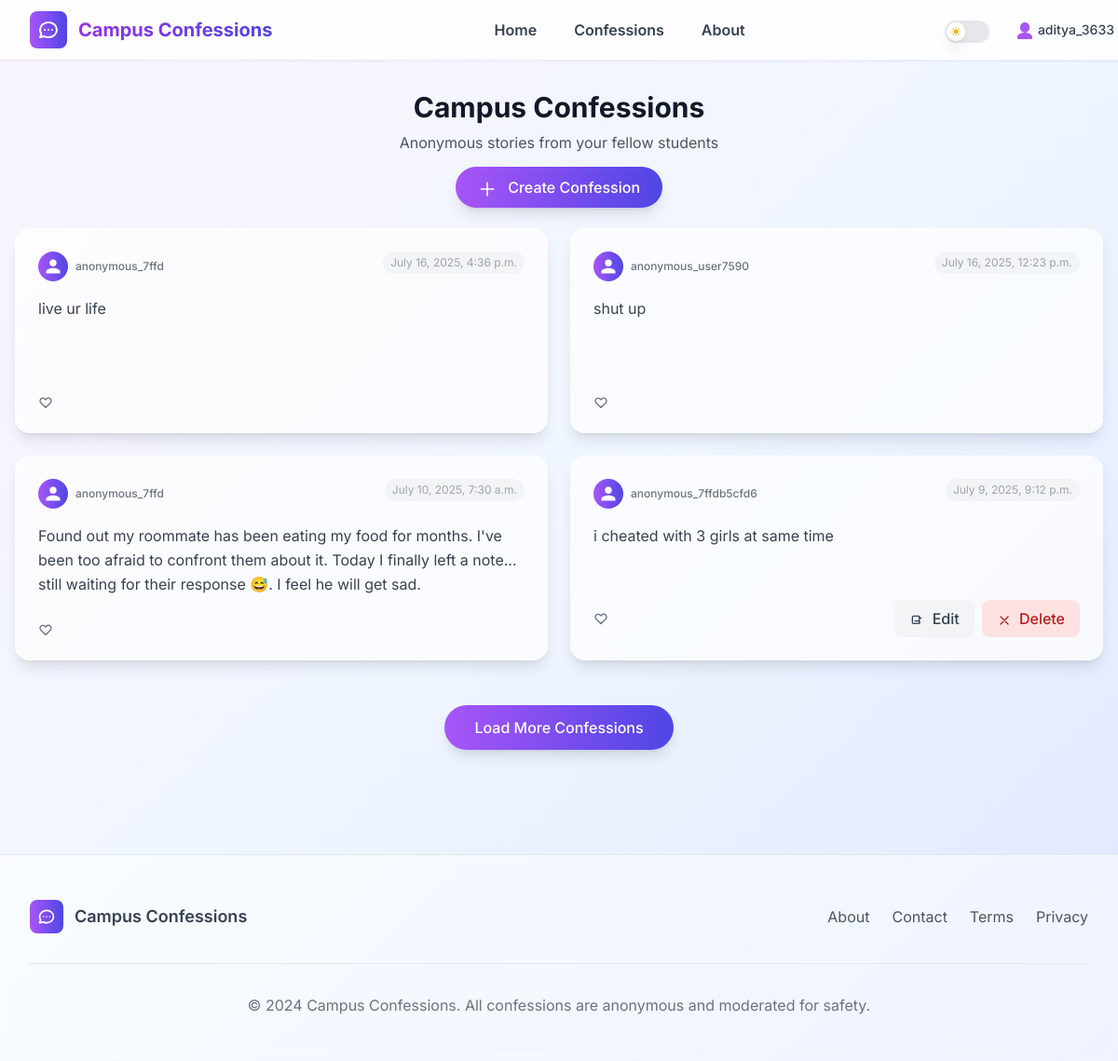
/confessions/confessions/ (signed in), run on the app's committed database.
### confessions/models.py (models this page shows, shortened)
class Confession(models.Model):
    user = models.ForeignKey(User, on_delete=models.CASCADE)
    content = models.TextField()
    created_at = models.DateTimeField(auto_now_add=True)
    likes = models.PositiveIntegerField(default=0)

### accounts/models.py (models this page shows, shortened)
class Profile(models.Model):
    user = models.OneToOneField(User, on_delete=models.CASCADE)
    college = models.CharField(max_length=100)
    anonymous_id = models.CharField(max_length=100, unique=True, blank=True, null=True, help_text="A unique anonymous ID for the user.")

### confessions/views.py (the view)
# urls.py: path("confessions/",include("confessions.urls"))
def confessions(request):
    all_confessions=Confession.objects.all().order_by('-created_at')
    if request.GET.get("create"):
        return render(request, 'confessions/confessions.html',
                      {"confessions":all_confessions,
                       "show_modal":True,
                       "confession":None})
    if request.GET.get("edit"):
        confession=Confession.objects.get(id=request.GET.get("edit"))
        return render(request, 'confessions/confessions.html',
                      {"confessions":all_confessions,
                       "show_modal":True,
                       "confession":confession})
    return render(request, 'confessions/confessions.html',{"confessions":all_confessions})

### templates/confessions/confessions.html (shortened to what this page needs)
{% extends "base.html" %}
{% block content %}
<div class="max-w-7xl mx-auto px-2 sm:px-4 md:px-6 lg:px-4 xl:px-0 py-8">
    <div class="text-center mb-8">
        <h1 class="text-3xl font-bold text-gray-900 dark:text-white mb-2">Campus Confessions</h1>
        <p class="text-gray-600 dark:text-gray-400 mb-6">Anonymous stories from your fellow students</p>
             <a href="?create=true" type="submit" id="createConfessionBtn" class="bg-gradient-to-r from-purple-500 to-indigo-600 text-white px-6 py-3 rounded-full font-medium hover:from-purple-600 hover:to-indigo-700 transform hover:scale-105 transition-all duration-200 shadow-lg hover:shadow-xl">
                 <svg class="w-5 h-5 inline-block mr-2" fill="none" stroke="currentColor" viewBox="0 0 24 24">
                     <path stroke-linecap="round" stroke-linejoin="round" stroke-width="2" d="M12 4v16m8-8H4"/>
                 </svg>
                 Create Confession
             </a>
    </div>
    <div class="grid grid-cols-1 lg:grid-cols-2 gap-6">
        {% for confession in confessions %}
        <div class="confession-card bg-white/70 dark:bg-gray-800/70 backdrop-blur-sm rounded-2xl p-6 shadow-lg hover:shadow-2xl dark:hover:shadow-purple-500/10 transition-all duration-300 transform hover:-translate-y-2 border border-white/50 dark:border-gray-700/50 hover:border-purple-200 dark:hover:border-purple-500/30 flex flex-col h-full min-h-[220px]">
            <div class="flex-1 flex flex-col">
                <div class="flex items-start justify-between mb-4">
                    <div class="flex items-center space-x-2">
                        <div class="w-8 h-8 bg-gradient-to-r from-purple-500 to-indigo-600 rounded-full flex items-center justify-center">
                            <svg class="w-5 h-5 text-white" fill="currentColor" viewBox="0 0 24 24">
                                <path d="M12 12c2.7 0 4.5-1.8 4.5-4.5S14.7 3 12 3 7.5 4.8 7.5 7.5 9.3 12 12 12zm0 2c-3 0-9 1.5-9 4.5V21h18v-2.5c0-3-6-4.5-9-4.5z"/>
                            </svg>
                        </div>
                        <span class="text-xs text-gray-500 dark:text-gray-400 font-medium">{{confession.user.profile.anonymous_id}}</span>
                    </div>
                    <span class="text-xs text-gray-400 dark:text-gray-500 bg-gray-100 dark:bg-gray-700 px-2 py-1 rounded-full transition-colors duration-300">{{confession.created_at}}</span>
                </div>
                <p class="text-gray-700 dark:text-gray-200 leading-relaxed transition-colors duration-300">
                    {{confession.content}}
                </p>
            </div>
            <div class="mt-4 flex items-center justify-between">
                <div class="flex items-center space-x-2">
                    <button class="flex items-center space-x-1 text-gray-500 dark:text-gray-400 hover:text-red-500 dark:hover:text-red-400 transition-colors group">
                    </button>
                </div>
                <div class="flex items-center space-x-2">
                    {% if confession.user == request.user %}
                    <a href="?edit={{confession.id}}" class="px-4 py-2 rounded-lg bg-gray-100 dark:bg-gray-700 text-gray-700 dark:text-gray-300 hover:bg-purple-100 dark:hover:bg-purple-900/30 font-medium transition-all duration-200">
                        <svg class="w-4 h-4 inline-block mr-1" fill="none" stroke="currentColor" viewBox="0 0 24 24">
                            <path stroke-linecap="round" stroke-linejoin="round" stroke-width="2" d="M15.232 5.232l3.536 3.536M9 13h6m2 2a2 2 0 01-2 2H7a2 2 0 01-2-2V7a2 2 0 012-2h7a2 2 0 012 2v8z" />
                        </svg>
                        Edit
                    </a>
                    <a href="{% url 'delete_confession' confession.id %}" class="px-4 py-2 rounded-lg bg-red-100 dark:bg-red-900/30 text-red-700 dark:text-red-300 hover:bg-red-200 dark:hover:bg-red-900/50 font-medium transition-all duration-200">
                        <svg class="w-4 h-4 inline-block mr-1" fill="none" stroke="currentColor" viewBox="0 0 24 24">
                            <path stroke-linecap="round" stroke-linejoin="round" stroke-width="2" d="M6 18L18 6M6 6l12 12" />
                        </svg>
                        Delete
                    </a>
                    {% endif %}
                </div>
            </div>
        </div>
        {% endfor %}
    </div>
    <div class="text-center mt-12">
        <button class="bg-gradient-to-r from-purple-500 to-indigo-600 text-white px-8 py-3 rounded-full font-medium hover:from-purple-600 hover:to-indigo-700 transform hover:scale-105 transition-all duration-200 shadow-lg hover:shadow-xl">
            Load More Confessions
        </button>
    </div>
</div>
{% endblock %}

### templates/base.html (shortened to what this page needs)
<!DOCTYPE html>
<html lang="en">
</head>
    <script src="https://cdn.tailwindcss.com"></script>
    {% load static %}
    <link rel="stylesheet" href="{% static 'css/main.css' %}">
</head>
<body class="font-inter bg-gradient-to-br from-purple-50 via-blue-50 to-indigo-100 dark:from-black dark:via-slate-900 dark:to-black min-h-screen transition-all duration-300">
    <nav class="bg-white/80 dark:bg-slate-800 backdrop-blur-md shadow-sm sticky top-0 z-50 border-b border-purple-100 dark:border-purple-800 transition-all duration-300">
        <div class="max-w-7xl mx-auto px-4 sm:px-6 lg:px-8">
            <div class="flex justify-between items-center h-16">
                <div class="flex items-center">
                    <div class="flex-shrink-0 flex items-center">
                        <div class="bg-gradient-to-r from-purple-500 to-indigo-600 rounded-lg p-2 mr-3">
                        </div>
                        <h1 class="text-xl font-bold bg-gradient-to-r from-purple-600 to-indigo-600 bg-clip-text text-transparent">
                        </h1>
                    </div>
                </div>
                <div class="hidden md:block flex-1">
                    <div class="ml-10 flex flex-wrap items-center gap-x-4 gap-y-2 justify-center md:justify-between w-full">
                        <div class="flex flex-wrap gap-x-4 gap-y-2 items-center justify-center md:justify-center flex-1">
                            <a href="{% url 'home' %}" class="text-gray-700 dark:text-gray-300 hover:text-purple-600 dark:hover:text-purple-400 px-3 py-2 rounded-md text-base font-semibold transition-colors duration-200">Home</a>
                            <a href="{% url 'confession' %}" class="text-gray-700 dark:text-gray-300 hover:text-purple-600 dark:hover:text-purple-400 px-3 py-2 rounded-md text-base font-semibold transition-colors duration-200">Confessions</a>
                            <a href="#about" class="text-gray-700 dark:text-gray-300 hover:text-purple-600 dark:hover:text-purple-400 px-3 py-2 rounded-md text-base font-semibold transition-colors duration-200">About</a>
                        </div>
                        <button id="theme-toggle" class="relative flex items-center justify-center w-12 h-6 bg-gray-200 dark:bg-gray-700 rounded-full transition-all duration-300 hover:scale-105 focus:outline-none focus:ring-2 focus:ring-purple-500 focus:ring-offset-2 dark:focus:ring-offset-gray-800 align-middle self-center order-2 md:order-none" aria-label="Toggle theme" style="min-width:3rem; min-height:1.5rem; top:0.1rem; position:relative;">
                            <div id="theme-toggle-dot" class="absolute flex items-center justify-center w-5 h-5 bg-white dark:bg-gray-800 rounded-full shadow-lg transform transition-all duration-300 -translate-x-3 dark:translate-x-3">
                            </div>
                        </button>
                        {% if request.user.is_authenticated %}
                        <div class="relative group flex items-center self-center order-3 md:order-none">
                            <div class="flex items-center text-gray-700 dark:text-gray-300 hover:text-purple-600 dark:hover:text-purple-400 px-3 py-2 rounded-md text-sm font-medium transition-colors duration-200 cursor-pointer">
                                <svg class="w-5 h-5 mr-1 text-purple-500" fill="currentColor" viewBox="0 0 20 20">
                                    <path d="M10 2a5 5 0 015 5v1a5 5 0 01-10 0V7a5 5 0 015-5zm0 11c-4.418 0-8 2.239-8 5v1a1 1 0 001 1h14a1 1 0 001-1v-1c0-2.761-3.582-5-8-5z"/>
                                </svg>
                                <span class="hidden md:inline">{{request.user.username}}</span>
                            </div>
                        </div>
                        {% endif %}
                    </div>
                </div>
            </div>
        </div>
    </nav>
    <main>
        {% block content %}
        {% endblock %}
    </main>
    <footer class="bg-white/50 dark:bg-gray-800/50 backdrop-blur-sm border-t border-gray-200 dark:border-gray-700 mt-20 transition-all duration-300">
        <div class="max-w-7xl mx-auto px-4 sm:px-6 lg:px-8 py-12">
            <div class="flex flex-col md:flex-row justify-between items-center">
                <div class="flex items-center mb-4 md:mb-0">
                    <div class="bg-gradient-to-r from-purple-500 to-indigo-600 rounded-lg p-2 mr-3">
                    </div>
                    <span class="text-lg font-semibold text-gray-700 dark:text-gray-300">Campus Confessions</span>
                </div>
                <div class="flex space-x-6">
                    <a href="#" class="text-gray-600 dark:text-gray-400 hover:text-purple-600 dark:hover:text-purple-400 transition-colors duration-200">About</a>
                    <a href="#" class="text-gray-600 dark:text-gray-400 hover:text-purple-600 dark:hover:text-purple-400 transition-colors duration-200">Contact</a>
                    <a href="#" class="text-gray-600 dark:text-gray-400 hover:text-purple-600 dark:hover:text-purple-400 transition-colors duration-200">Terms</a>
                    <a href="#" class="text-gray-600 dark:text-gray-400 hover:text-purple-600 dark:hover:text-purple-400 transition-colors duration-200">Privacy</a>
                </div>
            </div>
            <div class="mt-8 pt-8 border-t border-gray-200 dark:border-gray-700 text-center">
                <p class="text-gray-500 dark:text-gray-400">
                    © 2024 Campus Confessions. All confessions are anonymous and moderated for safety.
                </p>
            </div>
        </div>
    </footer>
</body>
</html>

### static/css/main.css (style rules this page uses)
* { transition-property: color, background-color, border-color, text-decoration-color, fill, stroke, opacity, box-shadow, transform, filter, backdrop-filter; transition-timing-function: cubic-bezier(0.4, 0, 0.2, 1); transition-duration: 200ms; }
#theme-toggle-dot, #mobile-theme-toggle-dot { transition: transform 0.3s cubic-bezier(0.4, 0, 0.2, 1); }
.backdrop-blur-sm { backdrop-filter: blur(4px); }
.backdrop-blur-md { backdrop-filter: blur(12px); }
.bg-clip-text { background-clip: text; -webkit-background-clip: text; -webkit-text-fill-color: transparent; }

### data on the page
Confession: user.profile.anonymous_id "anonymous_7ffd", created_at "July 16, 2025, 4:36 p.m.", content "live ur life"
Confession: user.profile.anonymous_id "anonymous_user7590", created_at "July 16, 2025, 12:23 p.m.", content "shut up"
Confession: user.profile.anonymous_id "anonymous_7ffd", created_at "July 10, 2025, 7:30 a.m.", content "Found out my roommate has been eating my food for months. I've been too afraid to confront them about it. Today I finally left a note... still waiting for their response 😅. I feel he will get sad."
Confession: user.profile.anonymous_id "anonymous_7ffdb5cfd6", created_at "July 9, 2025, 9:12 p.m.", content "i cheated with 3 girls at same time"

### other printed values
{{ request.user.username }} "aditya_3633"
